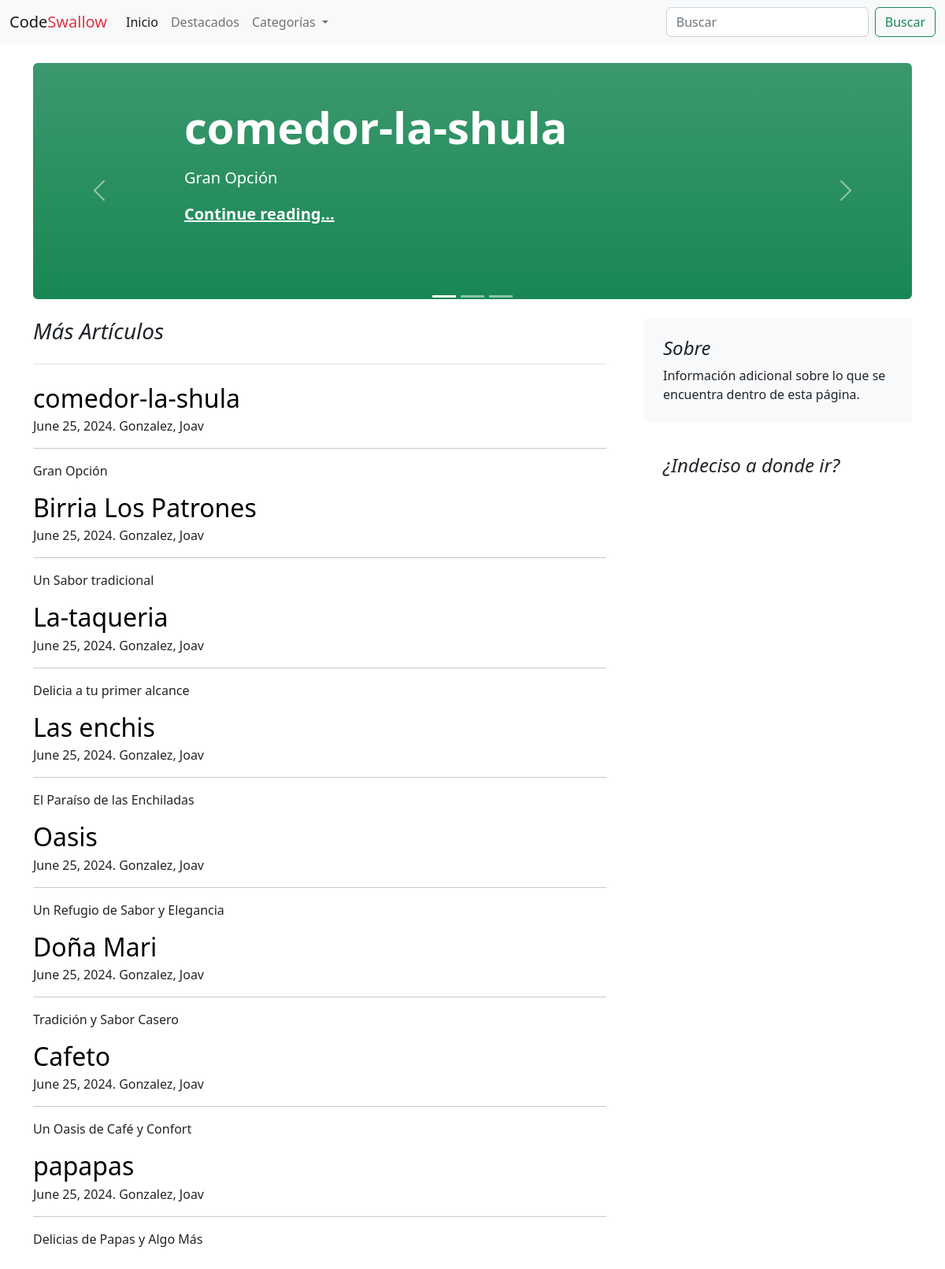
The page / on the database its author committed.
### blogs/models.py (models this page shows, shortened)
class Post(models.Model):
    title = models.CharField(max_length=255)
    slug = models.SlugField(unique=True)
    overview = models.TextField()
    date_created = models.DateTimeField(auto_now_add=True)
    content = models.TextField()
    author = models.ForeignKey(settings.AUTH_USER_MODEL, on_delete=models.PROTECT)
    categories = models.ManyToManyField('Category')
    featured = models.BooleanField(default=False)
    image = models.ImageField(upload_to='post_images/', blank=True, null=True)
    def get_absolute_url(self):
        return reverse ("blogs:post", kwargs={"slug": self.slug})

### users/models.py (models this page shows)
class User(AbstractUser):
    def __str__(self):
        return f'{self.last_name}, {self.first_name}'

### blogs/views.py (the view)
# urls.py: path('', views.home_page),
def home_page(request):
    posts = Post.objects.all()
    categories = Category.objects.all()
    featured = Post.objects.filter(featured=True)[:3]
    context = {
        'post_list': posts,
        'categories': categories,
        'featured': featured
    }
    return render(request, 'blogs/home_page.html', context=context)

### blogs/templates/blogs/home_page.html
{% extends 'base.html' %}
{% block content %}
<div class="container-xxl bd-gutter mt-3 my-md-4 bd-layout">
    <main class="container">
        <div class="row g-5">
            <div class="col-md-12">
                {% include "blogs/featured.html" %}
            </div>
        </div>
        <div class="row g-5">
            <div class="col-md-8">
                <h3 class="pb-4 mb-4 fst-italic border-bottom">
                    Más Artículos
                </h3>
                {% for post in post_list %}
                    <article class="blog-post">
                        <h2 class="blog-post-title mb-1">
                           <a href="{{ post.get_absolute_url }}" style="text-decoration: none"
                               class="text-black">
                                {{ post.title }}
                            </a>
                        </h2>
                        <p class="blog-post-meta">{{ post.date_created.date }}. {{post.author}}</p>
                        <hr>
                        <p>{{ post.overview }}</p>
                    </article>
                {% endfor %}
            </div>
            <div class="col-md-4">
                <div class="position-sticky" style="top: 2rem;">
                    <div class="p-4 mb-3 bg-light rounded">
                        <h4 class="fst-italic">Sobre</h4>
                        <p class="mb-0">Información adicional sobre lo que se encuentra dentro de esta página.</p>
                    </div>
                    <div class="p-4">
                        <h4 class="fst-italic">¿Indeciso a donde ir?</h4>
                    </div>
                </div>
            </div>
        </div>
    </main>
</div>
{% endblock content %}

### blogs/templates/blogs/featured.html (shortened to what this page needs)
<div id="carouselIndicators" class="carousel slide" data-bs-ride="true">
    <div class="carousel-indicators">
        <button type="button" data-bs-target="#carouselIndicators" data-bs-slide-to="0" class="active"
                aria-current="true" aria-label="Slide 1"></button>
        <button type="button" data-bs-target="#carouselIndicators" data-bs-slide-to="1"
                aria-label="Slide 2"></button>
        <button type="button" data-bs-target="#carouselIndicators" data-bs-slide-to="2"
                aria-label="Slide 3"></button>
    </div>
    <div class="carousel-inner">
        {% for f in featured %}
            <div class="carousel-item {% if f == featured|first %}active{% endif %}">
                <div class="px-5 p-md-5 mb-4 rounded text-bg-success bg-gradient" style="height: 300px">
                    <div class="col-md-10 px-5 mx-5">
                        <h1 class="display-4 fw-bold px-5">{{ f.title }}</h1>
                        <p class="lead my-3 px-5">{{ f.overview }}</p>
                        <p class="lead mb-0 px-5"><a href="{{ f.get_absolute_url }}" class="text-white fw-bold">Continue
                            reading...</a></p>
                    </div>
                </div>
            </div>
        {% endfor %}
    </div>
    <button class="carousel-control-prev" type="button" data-bs-target="#carouselIndicators"
            data-bs-slide="prev">
        <span class="carousel-control-prev-icon" aria-hidden="true"></span>
    </button>
    <button class="carousel-control-next" type="button" data-bs-target="#carouselIndicators"
            data-bs-slide="next">
        <span class="carousel-control-next-icon" aria-hidden="true"></span>
    </button>
</div>

### rows shown on the page
Post: title "comedor-la-shula", overview "Gran Opción", date_created "June 25, 2024", author "Gonzalez, Joav"
Post: title "Birria Los Patrones", date_created "June 25, 2024", author "Gonzalez, Joav", overview "Un Sabor tradicional"
Post: title "La-taqueria", date_created "June 25, 2024", author "Gonzalez, Joav", overview "Delicia a tu primer alcance"
Post: title "Las enchis", date_created "June 25, 2024", author "Gonzalez, Joav", overview "El Paraíso de las Enchiladas"
Post: title "Oasis", date_created "June 25, 2024", author "Gonzalez, Joav", overview "Un Refugio de Sabor y Elegancia"
Post: title "Doña Mari", date_created "June 25, 2024", author "Gonzalez, Joav", overview "Tradición y Sabor Casero"
Post: title "Cafeto", date_created "June 25, 2024", author "Gonzalez, Joav", overview "Un Oasis de Café y Confort"
Post: title "papapas", date_created "June 25, 2024", author "Gonzalez, Joav", overview "Delicias de Papas y Algo Más"
